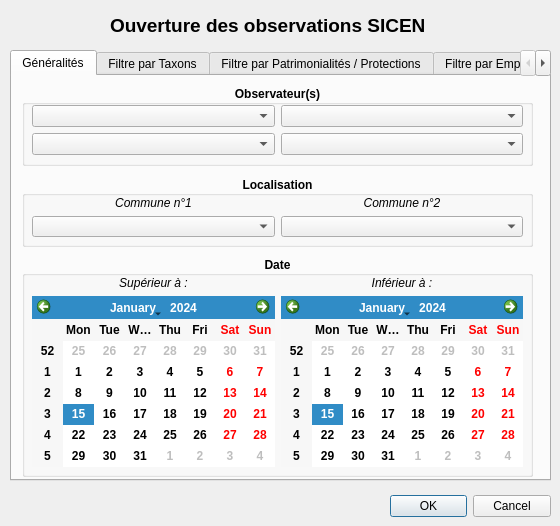
<?xml version="1.0" encoding="UTF-8"?>
<ui version="4.0">
 <class>SICEN</class>
 <widget class="QDialog" name="SICEN">
  <property name="geometry">
   <rect>
    <x>0</x>
    <y>0</y>
    <width>560</width>
    <height>526</height>
   </rect>
  </property>
  <property name="windowTitle">
   <string>SICEN</string>
  </property>
  <widget class="QDialogButtonBox" name="buttonBox">
   <property name="geometry">
    <rect>
     <x>390</x>
     <y>490</y>
     <width>161</width>
     <height>32</height>
    </rect>
   </property>
   <property name="orientation">
    <enum>Qt::Horizontal</enum>
   </property>
   <property name="standardButtons">
    <set>QDialogButtonBox::Cancel|QDialogButtonBox::Ok</set>
   </property>
  </widget>
  <widget class="QLabel" name="Titre">
   <property name="geometry">
    <rect>
     <x>110</x>
     <y>10</y>
     <width>331</width>
     <height>31</height>
    </rect>
   </property>
   <property name="font">
    <font>
     <pointsize>14</pointsize>
     <weight>75</weight>
     <bold>true</bold>
    </font>
   </property>
   <property name="text">
    <string>Ouverture des observations SICEN</string>
   </property>
  </widget>
  <widget class="QTabWidget" name="Emprise">
   <property name="geometry">
    <rect>
     <x>10</x>
     <y>50</y>
     <width>541</width>
     <height>431</height>
    </rect>
   </property>
   <property name="tabPosition">
    <enum>QTabWidget::North</enum>
   </property>
   <property name="tabShape">
    <enum>QTabWidget::Rounded</enum>
   </property>
   <property name="currentIndex">
    <number>0</number>
   </property>
   <widget class="QWidget" name="tab_2">
    <attribute name="title">
     <string>Généralités</string>
    </attribute>
    <widget class="QGroupBox" name="groupBox_4">
     <property name="geometry">
      <rect>
       <x>10</x>
       <y>9</y>
       <width>511</width>
       <height>81</height>
      </rect>
     </property>
     <property name="font">
      <font>
       <weight>75</weight>
       <bold>true</bold>
      </font>
     </property>
     <property name="title">
      <string>Observateur(s)</string>
     </property>
     <property name="alignment">
      <set>Qt::AlignCenter</set>
     </property>
     <widget class="QWidget" name="gridLayoutWidget_5">
      <property name="geometry">
       <rect>
        <x>10</x>
        <y>20</y>
        <width>491</width>
        <height>51</height>
       </rect>
      </property>
      <layout class="QGridLayout" name="gridLayout_5">
       <item row="0" column="0">
        <widget class="QComboBox" name="observateur_1">
         <property name="font">
          <font>
           <weight>50</weight>
           <bold>false</bold>
          </font>
         </property>
        </widget>
       </item>
       <item row="1" column="0">
        <widget class="QComboBox" name="observateur_3">
         <property name="font">
          <font>
           <weight>50</weight>
           <bold>false</bold>
          </font>
         </property>
        </widget>
       </item>
       <item row="0" column="1">
        <widget class="QComboBox" name="observateur_2">
         <property name="font">
          <font>
           <weight>50</weight>
           <bold>false</bold>
          </font>
         </property>
        </widget>
       </item>
       <item row="1" column="1">
        <widget class="QComboBox" name="observateur_4">
         <property name="font">
          <font>
           <weight>50</weight>
           <bold>false</bold>
          </font>
         </property>
        </widget>
       </item>
      </layout>
     </widget>
    </widget>
    <widget class="QGroupBox" name="groupBox_5">
     <property name="geometry">
      <rect>
       <x>10</x>
       <y>100</y>
       <width>511</width>
       <height>71</height>
      </rect>
     </property>
     <property name="font">
      <font>
       <weight>75</weight>
       <bold>true</bold>
      </font>
     </property>
     <property name="title">
      <string>Localisation</string>
     </property>
     <property name="alignment">
      <set>Qt::AlignCenter</set>
     </property>
     <widget class="QWidget" name="gridLayoutWidget_6">
      <property name="geometry">
       <rect>
        <x>10</x>
        <y>20</y>
        <width>491</width>
        <height>41</height>
       </rect>
      </property>
      <layout class="QGridLayout" name="gridLayout_6">
       <item row="0" column="0">
        <widget class="QLabel" name="label">
         <property name="font">
          <font>
           <weight>50</weight>
           <italic>true</italic>
           <bold>false</bold>
          </font>
         </property>
         <property name="text">
          <string>Commune n°1</string>
         </property>
         <property name="alignment">
          <set>Qt::AlignCenter</set>
         </property>
        </widget>
       </item>
       <item row="0" column="1">
        <widget class="QLabel" name="label_2">
         <property name="font">
          <font>
           <weight>50</weight>
           <italic>true</italic>
           <bold>false</bold>
          </font>
         </property>
         <property name="text">
          <string>Commune n°2</string>
         </property>
         <property name="alignment">
          <set>Qt::AlignCenter</set>
         </property>
        </widget>
       </item>
       <item row="1" column="0">
        <widget class="QComboBox" name="nom_com_1">
         <property name="minimumSize">
          <size>
           <width>200</width>
           <height>0</height>
          </size>
         </property>
         <property name="font">
          <font>
           <weight>50</weight>
           <bold>false</bold>
          </font>
         </property>
        </widget>
       </item>
       <item row="1" column="1">
        <widget class="QComboBox" name="nom_com_2">
         <property name="minimumSize">
          <size>
           <width>200</width>
           <height>0</height>
          </size>
         </property>
         <property name="font">
          <font>
           <weight>50</weight>
           <bold>false</bold>
          </font>
         </property>
        </widget>
       </item>
      </layout>
     </widget>
    </widget>
    <widget class="QGroupBox" name="groupBox_7">
     <property name="geometry">
      <rect>
       <x>10</x>
       <y>180</y>
       <width>511</width>
       <height>221</height>
      </rect>
     </property>
     <property name="font">
      <font>
       <weight>75</weight>
       <bold>true</bold>
      </font>
     </property>
     <property name="title">
      <string>Date</string>
     </property>
     <property name="alignment">
      <set>Qt::AlignCenter</set>
     </property>
     <widget class="QWidget" name="gridLayoutWidget_8">
      <property name="geometry">
       <rect>
        <x>10</x>
        <y>20</y>
        <width>491</width>
        <height>191</height>
       </rect>
      </property>
      <layout class="QGridLayout" name="gridLayout_8">
       <item row="0" column="0">
        <widget class="QLabel" name="label_3">
         <property name="font">
          <font>
           <weight>50</weight>
           <italic>true</italic>
           <bold>false</bold>
          </font>
         </property>
         <property name="text">
          <string>Supérieur à :</string>
         </property>
         <property name="alignment">
          <set>Qt::AlignCenter</set>
         </property>
        </widget>
       </item>
       <item row="0" column="1">
        <widget class="QLabel" name="label_4">
         <property name="font">
          <font>
           <weight>50</weight>
           <italic>true</italic>
           <bold>false</bold>
          </font>
         </property>
         <property name="text">
          <string>Inférieur à :</string>
         </property>
         <property name="alignment">
          <set>Qt::AlignCenter</set>
         </property>
        </widget>
       </item>
       <item row="1" column="0">
        <widget class="QCalendarWidget" name="date_min"/>
       </item>
       <item row="1" column="1">
        <widget class="QCalendarWidget" name="date_max"/>
       </item>
      </layout>
     </widget>
    </widget>
   </widget>
   <widget class="QWidget" name="tab">
    <attribute name="title">
     <string>Filtre par Taxons</string>
    </attribute>
    <widget class="QGroupBox" name="groupBox_8">
     <property name="geometry">
      <rect>
       <x>10</x>
       <y>10</y>
       <width>511</width>
       <height>51</height>
      </rect>
     </property>
     <property name="font">
      <font>
       <weight>75</weight>
       <bold>true</bold>
      </font>
     </property>
     <property name="title">
      <string>Règne</string>
     </property>
     <property name="alignment">
      <set>Qt::AlignCenter</set>
     </property>
     <widget class="QWidget" name="gridLayoutWidget_9">
      <property name="geometry">
       <rect>
        <x>10</x>
        <y>20</y>
        <width>491</width>
        <height>21</height>
       </rect>
      </property>
      <layout class="QGridLayout" name="gridLayout_9">
       <property name="horizontalSpacing">
        <number>100</number>
       </property>
       <item row="0" column="0">
        <widget class="QCheckBox" name="Animalia">
         <property name="font">
          <font>
           <weight>50</weight>
           <bold>false</bold>
          </font>
         </property>
         <property name="layoutDirection">
          <enum>Qt::RightToLeft</enum>
         </property>
         <property name="text">
          <string>Animal</string>
         </property>
        </widget>
       </item>
       <item row="0" column="1">
        <widget class="QCheckBox" name="Plantae">
         <property name="font">
          <font>
           <weight>50</weight>
           <bold>false</bold>
          </font>
         </property>
         <property name="text">
          <string>Végétal</string>
         </property>
        </widget>
       </item>
      </layout>
     </widget>
    </widget>
    <widget class="QWidget" name="gridLayoutWidget_10">
     <property name="geometry">
      <rect>
       <x>9</x>
       <y>90</y>
       <width>511</width>
       <height>152</height>
      </rect>
     </property>
     <layout class="QGridLayout" name="gridLayout_11">
      <item row="4" column="0">
       <widget class="QLabel" name="label_6">
        <property name="minimumSize">
         <size>
          <width>500</width>
          <height>20</height>
         </size>
        </property>
        <property name="maximumSize">
         <size>
          <width>100</width>
          <height>16777215</height>
         </size>
        </property>
        <property name="font">
         <font>
          <weight>50</weight>
          <italic>true</italic>
          <bold>false</bold>
         </font>
        </property>
        <property name="layoutDirection">
         <enum>Qt::LeftToRight</enum>
        </property>
        <property name="text">
         <string>Nom Complet : </string>
        </property>
        <property name="alignment">
         <set>Qt::AlignCenter</set>
        </property>
       </widget>
      </item>
      <item row="3" column="0">
       <widget class="QComboBox" name="nom_vern">
        <property name="font">
         <font>
          <weight>50</weight>
          <bold>false</bold>
         </font>
        </property>
       </widget>
      </item>
      <item row="2" column="0">
       <widget class="QLabel" name="label_5">
        <property name="minimumSize">
         <size>
          <width>500</width>
          <height>20</height>
         </size>
        </property>
        <property name="maximumSize">
         <size>
          <width>100</width>
          <height>16777215</height>
         </size>
        </property>
        <property name="font">
         <font>
          <weight>50</weight>
          <italic>true</italic>
          <bold>false</bold>
         </font>
        </property>
        <property name="text">
         <string>Nom Vernaculaire : </string>
        </property>
        <property name="alignment">
         <set>Qt::AlignCenter</set>
        </property>
       </widget>
      </item>
      <item row="5" column="0">
       <widget class="QComboBox" name="nom_complet">
        <property name="minimumSize">
         <size>
          <width>500</width>
          <height>0</height>
         </size>
        </property>
        <property name="font">
         <font>
          <weight>50</weight>
          <bold>false</bold>
         </font>
        </property>
       </widget>
      </item>
      <item row="1" column="0">
       <widget class="QComboBox" name="ordre">
        <property name="font">
         <font>
          <weight>50</weight>
          <bold>false</bold>
         </font>
        </property>
       </widget>
      </item>
      <item row="0" column="0">
       <widget class="QLabel" name="label_13">
        <property name="minimumSize">
         <size>
          <width>500</width>
          <height>20</height>
         </size>
        </property>
        <property name="maximumSize">
         <size>
          <width>100</width>
          <height>16777215</height>
         </size>
        </property>
        <property name="font">
         <font>
          <weight>50</weight>
          <italic>true</italic>
          <bold>false</bold>
         </font>
        </property>
        <property name="text">
         <string>Ordre :</string>
        </property>
        <property name="alignment">
         <set>Qt::AlignCenter</set>
        </property>
       </widget>
      </item>
     </layout>
    </widget>
   </widget>
   <widget class="QWidget" name="tab_3">
    <attribute name="title">
     <string>Filtre par Patrimonialités / Protections</string>
    </attribute>
    <widget class="QToolBox" name="protections">
     <property name="geometry">
      <rect>
       <x>10</x>
       <y>10</y>
       <width>511</width>
       <height>391</height>
      </rect>
     </property>
     <property name="frameShape">
      <enum>QFrame::NoFrame</enum>
     </property>
     <property name="frameShadow">
      <enum>QFrame::Plain</enum>
     </property>
     <property name="lineWidth">
      <number>1</number>
     </property>
     <property name="currentIndex">
      <number>0</number>
     </property>
     <widget class="QWidget" name="page_2">
      <property name="geometry">
       <rect>
        <x>0</x>
        <y>0</y>
        <width>511</width>
        <height>310</height>
       </rect>
      </property>
      <attribute name="label">
       <string>Listes Rouges</string>
      </attribute>
      <widget class="QGroupBox" name="groupBox">
       <property name="geometry">
        <rect>
         <x>0</x>
         <y>0</y>
         <width>511</width>
         <height>121</height>
        </rect>
       </property>
       <property name="font">
        <font>
         <weight>75</weight>
         <bold>true</bold>
        </font>
       </property>
       <property name="title">
        <string>Départementales</string>
       </property>
       <property name="alignment">
        <set>Qt::AlignCenter</set>
       </property>
       <widget class="QWidget" name="gridLayoutWidget_2">
        <property name="geometry">
         <rect>
          <x>10</x>
          <y>20</y>
          <width>491</width>
          <height>88</height>
         </rect>
        </property>
        <layout class="QGridLayout" name="gridLayout_2">
         <property name="horizontalSpacing">
          <number>50</number>
         </property>
         <item row="3" column="0">
          <widget class="QCheckBox" name="LRD_38">
           <property name="font">
            <font>
             <weight>50</weight>
             <bold>false</bold>
            </font>
           </property>
           <property name="layoutDirection">
            <enum>Qt::RightToLeft</enum>
           </property>
           <property name="text">
            <string>Isère - 38</string>
           </property>
          </widget>
         </item>
         <item row="0" column="0">
          <widget class="QCheckBox" name="LRD_01">
           <property name="font">
            <font>
             <weight>50</weight>
             <bold>false</bold>
            </font>
           </property>
           <property name="layoutDirection">
            <enum>Qt::RightToLeft</enum>
           </property>
           <property name="text">
            <string>Ain - 01</string>
           </property>
          </widget>
         </item>
         <item row="1" column="0">
          <widget class="QCheckBox" name="LRD_07">
           <property name="font">
            <font>
             <weight>50</weight>
             <bold>false</bold>
            </font>
           </property>
           <property name="layoutDirection">
            <enum>Qt::RightToLeft</enum>
           </property>
           <property name="text">
            <string>Ardèche - 07</string>
           </property>
          </widget>
         </item>
         <item row="2" column="0">
          <widget class="QCheckBox" name="LRD_26">
           <property name="font">
            <font>
             <weight>50</weight>
             <bold>false</bold>
            </font>
           </property>
           <property name="layoutDirection">
            <enum>Qt::RightToLeft</enum>
           </property>
           <property name="text">
            <string>Drôme - 26</string>
           </property>
          </widget>
         </item>
         <item row="0" column="1">
          <widget class="QCheckBox" name="LRD_42">
           <property name="font">
            <font>
             <weight>50</weight>
             <bold>false</bold>
            </font>
           </property>
           <property name="text">
            <string>42 - Loire</string>
           </property>
          </widget>
         </item>
         <item row="1" column="1">
          <widget class="QCheckBox" name="LRD_69">
           <property name="font">
            <font>
             <weight>50</weight>
             <bold>false</bold>
            </font>
           </property>
           <property name="text">
            <string>69 - Rhône</string>
           </property>
          </widget>
         </item>
         <item row="2" column="1">
          <widget class="QCheckBox" name="LRD_73">
           <property name="font">
            <font>
             <weight>50</weight>
             <bold>false</bold>
            </font>
           </property>
           <property name="text">
            <string>73 - Savoie</string>
           </property>
          </widget>
         </item>
         <item row="3" column="1">
          <widget class="QCheckBox" name="LRD_74">
           <property name="font">
            <font>
             <weight>50</weight>
             <bold>false</bold>
            </font>
           </property>
           <property name="text">
            <string>74 - Haute-Savoie</string>
           </property>
          </widget>
         </item>
        </layout>
       </widget>
      </widget>
      <widget class="QGroupBox" name="groupBox_2">
       <property name="geometry">
        <rect>
         <x>0</x>
         <y>130</y>
         <width>511</width>
         <height>71</height>
        </rect>
       </property>
       <property name="font">
        <font>
         <weight>75</weight>
         <bold>true</bold>
        </font>
       </property>
       <property name="title">
        <string>Régionales</string>
       </property>
       <property name="alignment">
        <set>Qt::AlignCenter</set>
       </property>
       <widget class="QWidget" name="gridLayoutWidget_3">
        <property name="geometry">
         <rect>
          <x>10</x>
          <y>20</y>
          <width>491</width>
          <height>42</height>
         </rect>
        </property>
        <layout class="QGridLayout" name="gridLayout_3">
         <property name="horizontalSpacing">
          <number>50</number>
         </property>
         <item row="0" column="0">
          <widget class="QCheckBox" name="LRR_Flore">
           <property name="font">
            <font>
             <weight>50</weight>
             <bold>false</bold>
            </font>
           </property>
           <property name="layoutDirection">
            <enum>Qt::RightToLeft</enum>
           </property>
           <property name="text">
            <string>Flore</string>
           </property>
          </widget>
         </item>
         <item row="1" column="0">
          <widget class="QCheckBox" name="LRR_Oiseaux">
           <property name="font">
            <font>
             <weight>50</weight>
             <bold>false</bold>
            </font>
           </property>
           <property name="layoutDirection">
            <enum>Qt::RightToLeft</enum>
           </property>
           <property name="text">
            <string>Oiseaux</string>
           </property>
          </widget>
         </item>
         <item row="0" column="1">
          <widget class="QCheckBox" name="LRR_Autre">
           <property name="font">
            <font>
             <weight>50</weight>
             <bold>false</bold>
            </font>
           </property>
           <property name="text">
            <string>Autre</string>
           </property>
          </widget>
         </item>
        </layout>
       </widget>
      </widget>
      <widget class="QGroupBox" name="groupBox_3">
       <property name="geometry">
        <rect>
         <x>0</x>
         <y>210</y>
         <width>511</width>
         <height>71</height>
        </rect>
       </property>
       <property name="font">
        <font>
         <weight>75</weight>
         <bold>true</bold>
        </font>
       </property>
       <property name="title">
        <string>Nationales</string>
       </property>
       <property name="alignment">
        <set>Qt::AlignCenter</set>
       </property>
       <widget class="QWidget" name="gridLayoutWidget_4">
        <property name="geometry">
         <rect>
          <x>10</x>
          <y>20</y>
          <width>491</width>
          <height>42</height>
         </rect>
        </property>
        <layout class="QGridLayout" name="gridLayout_4" rowstretch="0,0" columnstretch="0,0">
         <property name="topMargin">
          <number>0</number>
         </property>
         <property name="horizontalSpacing">
          <number>50</number>
         </property>
         <item row="1" column="1">
          <widget class="QCheckBox" name="LRN_Autre">
           <property name="font">
            <font>
             <weight>50</weight>
             <bold>false</bold>
            </font>
           </property>
           <property name="text">
            <string>Autre</string>
           </property>
          </widget>
         </item>
         <item row="0" column="0">
          <widget class="QCheckBox" name="LRN_Flore">
           <property name="font">
            <font>
             <weight>50</weight>
             <bold>false</bold>
            </font>
           </property>
           <property name="layoutDirection">
            <enum>Qt::RightToLeft</enum>
           </property>
           <property name="text">
            <string>Flore</string>
           </property>
          </widget>
         </item>
         <item row="1" column="0">
          <widget class="QCheckBox" name="LRN_Oiseaux">
           <property name="font">
            <font>
             <weight>50</weight>
             <bold>false</bold>
            </font>
           </property>
           <property name="layoutDirection">
            <enum>Qt::RightToLeft</enum>
           </property>
           <property name="text">
            <string>Oiseaux</string>
           </property>
          </widget>
         </item>
         <item row="0" column="1">
          <widget class="QCheckBox" name="LRN_Ortho">
           <property name="font">
            <font>
             <weight>50</weight>
             <bold>false</bold>
            </font>
           </property>
           <property name="text">
            <string>Orthoptères</string>
           </property>
          </widget>
         </item>
        </layout>
       </widget>
      </widget>
      <widget class="QWidget" name="gridLayoutWidget_11">
       <property name="geometry">
        <rect>
         <x>6</x>
         <y>290</y>
         <width>501</width>
         <height>19</height>
        </rect>
       </property>
       <layout class="QGridLayout" name="gridLayout_12">
        <property name="horizontalSpacing">
         <number>50</number>
        </property>
        <item row="0" column="0">
         <widget class="QCheckBox" name="UICN">
          <property name="font">
           <font>
            <weight>75</weight>
            <bold>true</bold>
           </font>
          </property>
          <property name="layoutDirection">
           <enum>Qt::RightToLeft</enum>
          </property>
          <property name="text">
           <string>UICN</string>
          </property>
         </widget>
        </item>
        <item row="0" column="1">
         <widget class="QCheckBox" name="LRE">
          <property name="font">
           <font>
            <weight>75</weight>
            <bold>true</bold>
           </font>
          </property>
          <property name="text">
           <string>Liste Rouge Européenne</string>
          </property>
         </widget>
        </item>
       </layout>
      </widget>
     </widget>
     <widget class="QWidget" name="page">
      <property name="geometry">
       <rect>
        <x>0</x>
        <y>0</y>
        <width>100</width>
        <height>30</height>
       </rect>
      </property>
      <attribute name="label">
       <string>Patrimonialités</string>
      </attribute>
      <widget class="QCheckBox" name="PATRIMONIALITE">
       <property name="geometry">
        <rect>
         <x>140</x>
         <y>10</y>
         <width>251</width>
         <height>17</height>
        </rect>
       </property>
       <property name="font">
        <font>
         <weight>75</weight>
         <bold>true</bold>
        </font>
       </property>
       <property name="text">
        <string>Espèces Patrimoniales en Rhône-Alpes</string>
       </property>
      </widget>
      <widget class="QWidget" name="gridLayoutWidget">
       <property name="geometry">
        <rect>
         <x>10</x>
         <y>40</y>
         <width>501</width>
         <height>88</height>
        </rect>
       </property>
       <layout class="QGridLayout" name="gridLayout">
        <property name="horizontalSpacing">
         <number>50</number>
        </property>
        <item row="3" column="0">
         <widget class="QCheckBox" name="PATRI38">
          <property name="layoutDirection">
           <enum>Qt::RightToLeft</enum>
          </property>
          <property name="text">
           <string>Isère - 38</string>
          </property>
         </widget>
        </item>
        <item row="0" column="0">
         <widget class="QCheckBox" name="PATRI01">
          <property name="layoutDirection">
           <enum>Qt::RightToLeft</enum>
          </property>
          <property name="text">
           <string>Ain - 01</string>
          </property>
         </widget>
        </item>
        <item row="1" column="0">
         <widget class="QCheckBox" name="PATRI07">
          <property name="layoutDirection">
           <enum>Qt::RightToLeft</enum>
          </property>
          <property name="text">
           <string>Ardèche - 07</string>
          </property>
         </widget>
        </item>
        <item row="2" column="0">
         <widget class="QCheckBox" name="PATRI26">
          <property name="layoutDirection">
           <enum>Qt::RightToLeft</enum>
          </property>
          <property name="text">
           <string>Drôme - 26</string>
          </property>
         </widget>
        </item>
        <item row="0" column="1">
         <widget class="QCheckBox" name="PATRI42">
          <property name="text">
           <string>42 - Loire</string>
          </property>
         </widget>
        </item>
        <item row="1" column="1">
         <widget class="QCheckBox" name="PATRI69">
          <property name="text">
           <string>69 - Rhône</string>
          </property>
         </widget>
        </item>
        <item row="2" column="1">
         <widget class="QCheckBox" name="PATRI73">
          <property name="text">
           <string>73 - Savoie</string>
          </property>
         </widget>
        </item>
        <item row="3" column="1">
         <widget class="QCheckBox" name="PATRI74">
          <property name="text">
           <string>74 - Haute-Savoie</string>
          </property>
         </widget>
        </item>
       </layout>
      </widget>
      <widget class="QCheckBox" name="ZNIEFF">
       <property name="geometry">
        <rect>
         <x>140</x>
         <y>140</y>
         <width>221</width>
         <height>17</height>
        </rect>
       </property>
       <property name="font">
        <font>
         <weight>75</weight>
         <bold>true</bold>
        </font>
       </property>
       <property name="text">
        <string>Espèces Déterminantes ZNIEFF</string>
       </property>
      </widget>
     </widget>
     <widget class="QWidget" name="page_3">
      <property name="geometry">
       <rect>
        <x>0</x>
        <y>0</y>
        <width>100</width>
        <height>30</height>
       </rect>
      </property>
      <attribute name="label">
       <string>Protections</string>
      </attribute>
      <widget class="QGroupBox" name="groupBox_6">
       <property name="geometry">
        <rect>
         <x>0</x>
         <y>10</y>
         <width>511</width>
         <height>51</height>
        </rect>
       </property>
       <property name="font">
        <font>
         <weight>75</weight>
         <bold>true</bold>
        </font>
       </property>
       <property name="title">
        <string>Départementales</string>
       </property>
       <property name="alignment">
        <set>Qt::AlignLeading|Qt::AlignLeft|Qt::AlignVCenter</set>
       </property>
       <widget class="QWidget" name="gridLayoutWidget_7">
        <property name="geometry">
         <rect>
          <x>10</x>
          <y>20</y>
          <width>491</width>
          <height>21</height>
         </rect>
        </property>
        <layout class="QGridLayout" name="gridLayout_7">
         <property name="horizontalSpacing">
          <number>50</number>
         </property>
         <item row="0" column="1">
          <widget class="QCheckBox" name="PD_42">
           <property name="font">
            <font>
             <weight>50</weight>
             <bold>false</bold>
            </font>
           </property>
           <property name="text">
            <string>42 - Loire</string>
           </property>
          </widget>
         </item>
         <item row="0" column="0">
          <widget class="QCheckBox" name="PD_38">
           <property name="font">
            <font>
             <weight>50</weight>
             <bold>false</bold>
            </font>
           </property>
           <property name="layoutDirection">
            <enum>Qt::RightToLeft</enum>
           </property>
           <property name="text">
            <string>Isère - 38</string>
           </property>
          </widget>
         </item>
        </layout>
       </widget>
      </widget>
      <widget class="QCheckBox" name="PR">
       <property name="geometry">
        <rect>
         <x>10</x>
         <y>70</y>
         <width>171</width>
         <height>17</height>
        </rect>
       </property>
       <property name="font">
        <font>
         <weight>75</weight>
         <bold>true</bold>
        </font>
       </property>
       <property name="text">
        <string>Régionale</string>
       </property>
      </widget>
      <widget class="QCheckBox" name="PN">
       <property name="geometry">
        <rect>
         <x>10</x>
         <y>100</y>
         <width>171</width>
         <height>17</height>
        </rect>
       </property>
       <property name="font">
        <font>
         <weight>75</weight>
         <bold>true</bold>
        </font>
       </property>
       <property name="text">
        <string>Nationale</string>
       </property>
      </widget>
      <widget class="QCheckBox" name="DH_AnnII">
       <property name="geometry">
        <rect>
         <x>10</x>
         <y>130</y>
         <width>201</width>
         <height>17</height>
        </rect>
       </property>
       <property name="font">
        <font>
         <weight>75</weight>
         <bold>true</bold>
        </font>
       </property>
       <property name="text">
        <string>Directive Habitat - Annexe II</string>
       </property>
      </widget>
     </widget>
    </widget>
   </widget>
   <widget class="QWidget" name="tab_4">
    <attribute name="title">
     <string>Filtre par Emprise</string>
    </attribute>
    <widget class="QWidget" name="gridLayoutWidget_12">
     <property name="geometry">
      <rect>
       <x>30</x>
       <y>30</y>
       <width>481</width>
       <height>130</height>
      </rect>
     </property>
     <layout class="QGridLayout" name="gridLayout_10">
      <property name="verticalSpacing">
       <number>20</number>
      </property>
      <item row="0" column="1">
       <widget class="QLabel" name="label_7">
        <property name="font">
         <font>
          <pointsize>10</pointsize>
         </font>
        </property>
        <property name="text">
         <string>Sélectionnez une table</string>
        </property>
       </widget>
      </item>
      <item row="2" column="1">
       <widget class="QLabel" name="label_14">
        <property name="font">
         <font>
          <pointsize>10</pointsize>
         </font>
        </property>
        <property name="text">
         <string>Déterminez un tampon autour du polygone (en mètre)</string>
        </property>
       </widget>
      </item>
      <item row="1" column="1">
       <widget class="QLabel" name="label_12">
        <property name="font">
         <font>
          <pointsize>10</pointsize>
         </font>
        </property>
        <property name="text">
         <string>Sélectionnez un polygone dans cette table</string>
        </property>
       </widget>
      </item>
      <item row="2" column="2">
       <widget class="QLineEdit" name="buffer">
        <property name="sizePolicy">
         <sizepolicy hsizetype="Expanding" vsizetype="Fixed">
          <horstretch>0</horstretch>
          <verstretch>0</verstretch>
         </sizepolicy>
        </property>
        <property name="maximumSize">
         <size>
          <width>100</width>
          <height>16777215</height>
         </size>
        </property>
        <property name="inputMethodHints">
         <set>Qt::ImhPreferNumbers</set>
        </property>
        <property name="text">
         <string>100</string>
        </property>
        <property name="alignment">
         <set>Qt::AlignCenter</set>
        </property>
       </widget>
      </item>
      <item row="0" column="0">
       <widget class="QLabel" name="label_8">
        <property name="maximumSize">
         <size>
          <width>20</width>
          <height>16777215</height>
         </size>
        </property>
        <property name="font">
         <font>
          <pointsize>10</pointsize>
          <weight>75</weight>
          <bold>true</bold>
         </font>
        </property>
        <property name="text">
         <string>1.</string>
        </property>
       </widget>
      </item>
      <item row="1" column="0">
       <widget class="QLabel" name="label_9">
        <property name="maximumSize">
         <size>
          <width>20</width>
          <height>16777215</height>
         </size>
        </property>
        <property name="font">
         <font>
          <pointsize>10</pointsize>
          <weight>75</weight>
          <bold>true</bold>
         </font>
        </property>
        <property name="text">
         <string>2.</string>
        </property>
       </widget>
      </item>
      <item row="2" column="0">
       <widget class="QLabel" name="label_10">
        <property name="maximumSize">
         <size>
          <width>20</width>
          <height>16777215</height>
         </size>
        </property>
        <property name="font">
         <font>
          <pointsize>10</pointsize>
          <weight>75</weight>
          <bold>true</bold>
         </font>
        </property>
        <property name="text">
         <string>3.</string>
        </property>
       </widget>
      </item>
     </layout>
    </widget>
    <widget class="QLabel" name="label_15">
     <property name="geometry">
      <rect>
       <x>70</x>
       <y>180</y>
       <width>111</width>
       <height>16</height>
      </rect>
     </property>
     <property name="font">
      <font>
       <pointsize>10</pointsize>
      </font>
     </property>
     <property name="text">
      <string>Cochez cette case</string>
     </property>
    </widget>
    <widget class="QLabel" name="label_11">
     <property name="geometry">
      <rect>
       <x>40</x>
       <y>180</y>
       <width>12</width>
       <height>16</height>
      </rect>
     </property>
     <property name="maximumSize">
      <size>
       <width>20</width>
       <height>16777215</height>
      </size>
     </property>
     <property name="font">
      <font>
       <pointsize>10</pointsize>
       <weight>75</weight>
       <bold>true</bold>
      </font>
     </property>
     <property name="text">
      <string>4.</string>
     </property>
    </widget>
    <widget class="QCheckBox" name="bouton_geom">
     <property name="geometry">
      <rect>
       <x>190</x>
       <y>180</y>
       <width>21</width>
       <height>16</height>
      </rect>
     </property>
     <property name="maximumSize">
      <size>
       <width>150</width>
       <height>16777215</height>
      </size>
     </property>
     <property name="font">
      <font>
       <pointsize>10</pointsize>
       <weight>50</weight>
       <bold>false</bold>
      </font>
     </property>
     <property name="layoutDirection">
      <enum>Qt::LeftToRight</enum>
     </property>
     <property name="text">
      <string/>
     </property>
     <property name="iconSize">
      <size>
       <width>20</width>
       <height>20</height>
      </size>
     </property>
    </widget>
   </widget>
  </widget>
 </widget>
 <resources/>
 <connections>
  <connection>
   <sender>buttonBox</sender>
   <signal>accepted()</signal>
   <receiver>SICEN</receiver>
   <slot>accept()</slot>
   <hints>
    <hint type="sourcelabel">
     <x>248</x>
     <y>254</y>
    </hint>
    <hint type="destinationlabel">
     <x>157</x>
     <y>274</y>
    </hint>
   </hints>
  </connection>
  <connection>
   <sender>buttonBox</sender>
   <signal>rejected()</signal>
   <receiver>SICEN</receiver>
   <slot>reject()</slot>
   <hints>
    <hint type="sourcelabel">
     <x>316</x>
     <y>260</y>
    </hint>
    <hint type="destinationlabel">
     <x>286</x>
     <y>274</y>
    </hint>
   </hints>
  </connection>
 </connections>
</ui>
